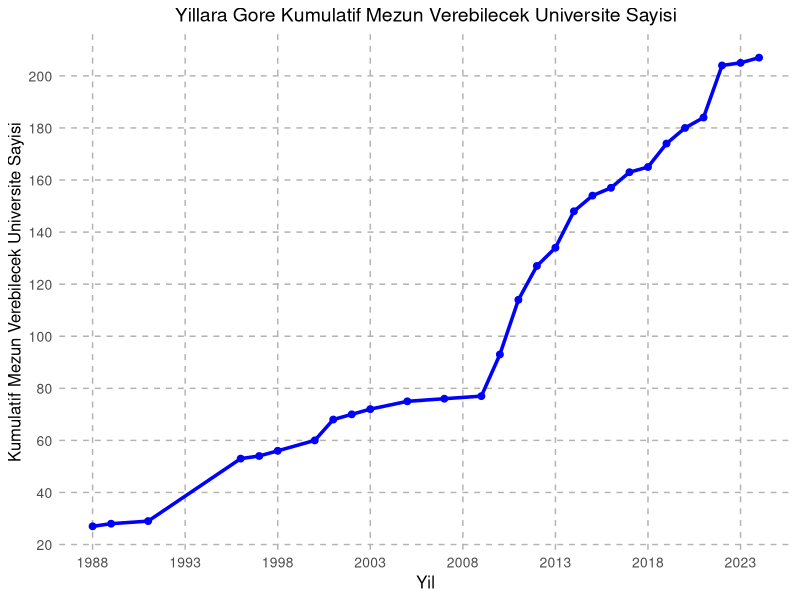
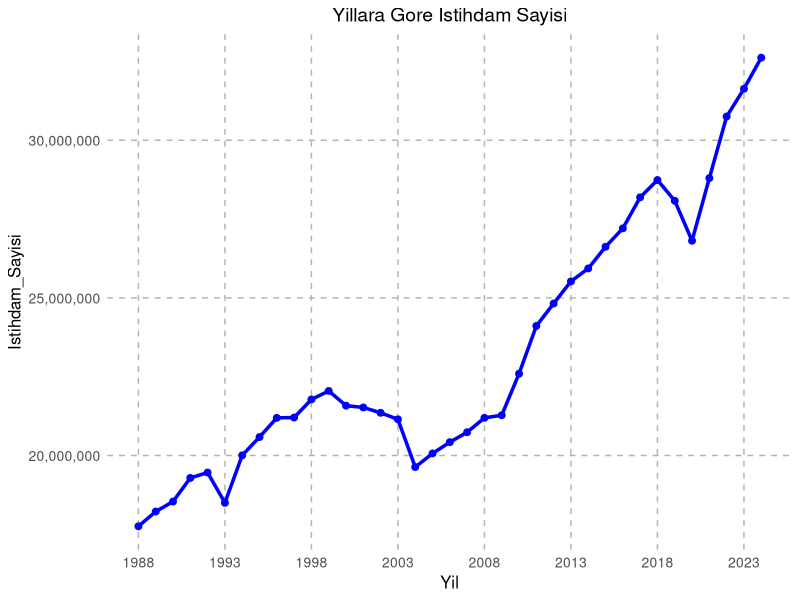
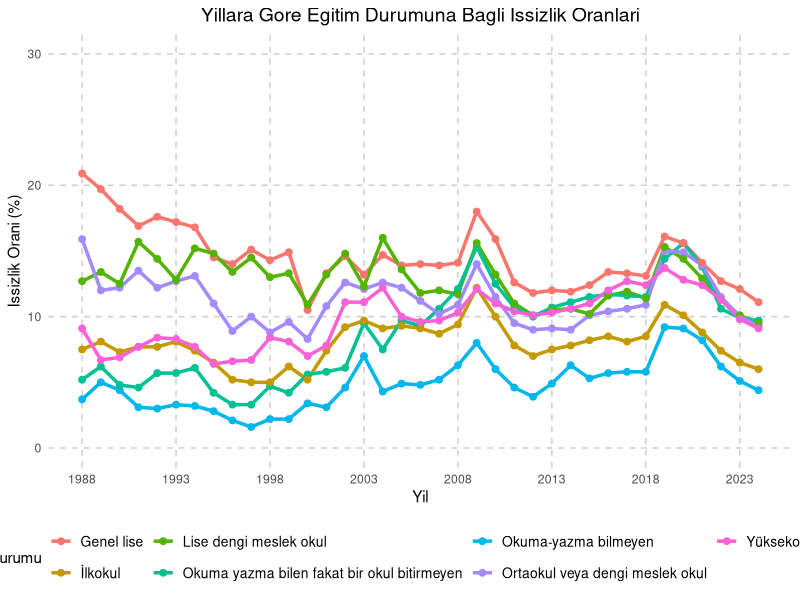

These charts were generated, in order, by the following R code:
## ---- chunk 1
#install.packages("readxl")
#install.packages("dplyr")

library(readxl)
library(dplyr)
library(ggplot2)
library(scales)
library(tidyr)
## ---- chunk 2
istihdam <- read_excel("Project_Data/Istihdam.xlsx")
issizlik <- read_excel("Project_Data/IssizlikOranlari.xlsx")
universiteler_raw <- read_excel("Project_Data/Universiteler.xlsx")

str(istihdam)
str(issizlik)
str(universiteler_raw)
## ---- chunk 3
universiteler <- universiteler_raw[-1, ] %>%
  select(Kurulus_Yili = ...2) %>%
  mutate(Kurulus_Yili = as.numeric(substr(Kurulus_Yili, 7, 10)))

universiteler <- universiteler %>%
  mutate(Mezun_Verebilecegi_Yil = Kurulus_Yili + 4)

print(universiteler)

## ---- chunk 4
# 1. 1988'den önce mezun verebilecek üniversite sayısını hesaplayalım
ilk_toplam <- universiteler %>%
  filter(Mezun_Verebilecegi_Yil < 1988) %>%
  summarise(toplam = n()) %>%
  pull(toplam)

print(ilk_toplam)
## ---- chunk 5
uni_sayisi <- universiteler %>%
  filter(Mezun_Verebilecegi_Yil >= 1988, Mezun_Verebilecegi_Yil <= 2024) %>%
  group_by(Mezun_Verebilecegi_Yil) %>%
  summarise(mezun_verebilecek_uni_sayisi = n()) %>%
  rename(Yil = Mezun_Verebilecegi_Yil) %>%
  arrange(Yil)

#1988 yili yoksa manuel olarak eklemeliyiz (grafiklerimiz bu tarihten ihtibaren baslayacak)
if (!1988 %in% uni_sayisi$Yil) {
  uni_sayisi <- bind_rows(
    tibble(Yil = 1988, mezun_verebilecek_uni_sayisi = 0), # 1988'de hiç yeni mezun yoksa bile sıfır olarak ekle
    uni_sayisi
  ) %>%
    arrange(Yil)
}

#1988 yılındaki üniversite sayısına 1988 ve öncesindeki mezun verebilecek üniversite sayısını eklemeliyiz.

uni_sayisi <- uni_sayisi %>%
  mutate(mezun_verebilecek_uni_sayisi = ifelse(Yil == 1988, mezun_verebilecek_uni_sayisi + ilk_toplam, mezun_verebilecek_uni_sayisi))

#Kümülatif olarak artacağı için cusum kullanacağız.
uni_sayisi <- uni_sayisi %>%
  mutate(kumulatif_mezun_verebilecek_uni_sayisi = cumsum(mezun_verebilecek_uni_sayisi))

print(uni_sayisi)
## ---- chunk 6

p <- ggplot(uni_sayisi, aes(x = Yil, y = kumulatif_mezun_verebilecek_uni_sayisi)) +
  geom_line(color = "blue", linewidth = 1.2) +  # Çizgi mavi
  geom_point(color = "blue", size = 2) +  # Noktalar mavi
  scale_x_continuous(breaks = seq(1988, 2024, by = 5)) +  # 5'er yıllık aralıklar x ekseninde
  scale_y_continuous(breaks = seq(0, 220, by = 20)) +    # y ekseninde 20'şer aralık
  labs(
    title = "Yillara Gore Kumulatif Mezun Verebilecek Universite Sayisi",
    x = "Yil",
    y = "Kumulatif Mezun Verebilecek Universite Sayisi"
  ) +
  theme_minimal() +
  theme(
    panel.grid.major.x = element_line(color = "grey70", linetype = "dashed"),  # X ekseni gridini kesik yap
    panel.grid.major.y = element_line(color = "grey70", linetype = "dashed"),  # Y ekseni gridini kesik yap
    panel.grid.minor = element_blank(),  # Minor gridleri kaldır
    axis.text = element_text(size = 10),
    axis.title = element_text(size = 12),
    plot.title = element_text(size = 14, hjust = 0.5)  # Başlığı ortala
  )

print(p)
## ---- chunk 7
ggplot(istihdam, aes(x = Yil, y = Istihdam_Sayisi)) +
  geom_line(color = "blue", linewidth = 1.2) +
  geom_point(color = "blue", size = 2) +
  scale_x_continuous(breaks = seq(1988, 2024, by = 5)) +
  scale_y_continuous(breaks = seq(0, 40000000, by = 5000000),
                     labels = label_comma()) +  # burada değişiklik yaptık!
  labs(
    title = "Yillara Gore Istihdam Sayisi",
    x = "Yil",
    y = "Istihdam_Sayisi"
  ) +
  theme_minimal() +
  theme(
    panel.grid.major.x = element_line(color = "grey70", linetype = "dashed"),
    panel.grid.major.y = element_line(color = "grey70", linetype = "dashed"),
    panel.grid.minor = element_blank(),
    axis.text = element_text(size = 10),
    axis.title = element_text(size = 12),
    plot.title = element_text(size = 14, hjust = 0.5)
  )

## ---- chunk 8
issizlik_long <- issizlik %>%
  pivot_longer(
    cols = -Yil,
    names_to = "Egitim_Durumu",
    values_to = "Issizlik_Orani"
  )
print(issizlik)
print(issizlik_long)
## ---- chunk 9
ggplot(issizlik_long, aes(x = Yil, y = Issizlik_Orani, color = Egitim_Durumu)) +
  geom_line(linewidth = 1.2) + 
  geom_point(size = 2) +
  scale_x_continuous(breaks = seq(1988, 2024, by = 5)) +
  scale_y_continuous(limits = c(0, 30)) +
  labs(
    title = "Yillara Gore Egitim Durumuna Bagli Issizlik Oranlari",
    x = "Yil",
    y = "Issizlik Orani (%)",
    color = "Egitim Durumu"  # Legend başlığı
  ) +
  theme_minimal() +
  theme(
    panel.grid.major.x = element_line(color = "grey80", linetype = "dashed"),
    panel.grid.major.y = element_line(color = "grey80", linetype = "dashed"),
    panel.grid.minor = element_blank(),
    legend.position = "bottom",  # Legend aşağıda
    legend.title = element_text(size = 11),
    legend.text = element_text(size = 10),
    plot.title = element_text(size = 14, hjust = 0.5)
  )

## ---- chunk 10
save(istihdam, issizlik, issizlik_long, uni_sayisi, file = "Project_Data/son_veriler.RData")
